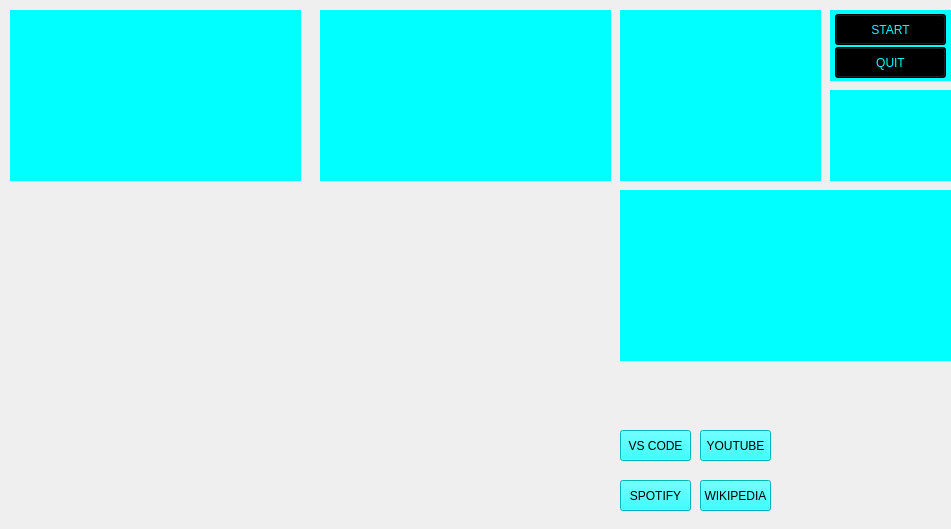
<?xml version="1.0" encoding="UTF-8"?>
<ui version="4.0">
 <class>JarvisUi</class>
 <widget class="QMainWindow" name="JarvisUi">
  <property name="geometry">
   <rect>
    <x>0</x>
    <y>0</y>
    <width>951</width>
    <height>529</height>
   </rect>
  </property>
  <property name="windowTitle">
   <string>MainWindow</string>
  </property>
  <widget class="QWidget" name="centralwidget">
   <widget class="QLabel" name="Bg_1">
    <property name="geometry">
     <rect>
      <x>-10</x>
      <y>-70</y>
      <width>1181</width>
      <height>801</height>
     </rect>
    </property>
    <property name="text">
     <string/>
    </property>
    <property name="pixmap">
     <pixmap>G.U.I Material/B.G/Black_Template.jpg</pixmap>
    </property>
    <property name="scaledContents">
     <bool>true</bool>
    </property>
   </widget>
   <widget class="QLabel" name="Bg_2">
    <property name="geometry">
     <rect>
      <x>10</x>
      <y>10</y>
      <width>291</width>
      <height>171</height>
     </rect>
    </property>
    <property name="styleSheet">
     <string notr="true">background-color: rgb(0, 255, 255);</string>
    </property>
    <property name="text">
     <string/>
    </property>
   </widget>
   <widget class="QLabel" name="Bg_3">
    <property name="geometry">
     <rect>
      <x>320</x>
      <y>10</y>
      <width>291</width>
      <height>171</height>
     </rect>
    </property>
    <property name="styleSheet">
     <string notr="true">background-color: rgb(0, 255, 255);</string>
    </property>
    <property name="text">
     <string/>
    </property>
   </widget>
   <widget class="QLabel" name="Gif_1">
    <property name="geometry">
     <rect>
      <x>20</x>
      <y>20</y>
      <width>271</width>
      <height>151</height>
     </rect>
    </property>
    <property name="text">
     <string/>
    </property>
    <property name="pixmap">
     <pixmap>G.U.I Material/ExtraGui/Health_Template.gif</pixmap>
    </property>
    <property name="scaledContents">
     <bool>true</bool>
    </property>
   </widget>
   <widget class="QLabel" name="Gif_2">
    <property name="geometry">
     <rect>
      <x>330</x>
      <y>20</y>
      <width>271</width>
      <height>151</height>
     </rect>
    </property>
    <property name="text">
     <string/>
    </property>
    <property name="pixmap">
     <pixmap>G.U.I Material/ExtraGui/Hero_Template.gif</pixmap>
    </property>
    <property name="scaledContents">
     <bool>true</bool>
    </property>
   </widget>
   <widget class="QLabel" name="Bg_4">
    <property name="geometry">
     <rect>
      <x>620</x>
      <y>10</y>
      <width>201</width>
      <height>171</height>
     </rect>
    </property>
    <property name="styleSheet">
     <string notr="true">background-color: rgb(0, 255, 255);</string>
    </property>
    <property name="text">
     <string/>
    </property>
   </widget>
   <widget class="QLabel" name="Gif_3">
    <property name="geometry">
     <rect>
      <x>630</x>
      <y>20</y>
      <width>181</width>
      <height>151</height>
     </rect>
    </property>
    <property name="text">
     <string/>
    </property>
    <property name="pixmap">
     <pixmap>G.U.I Material/ExtraGui/Earth.gif</pixmap>
    </property>
    <property name="scaledContents">
     <bool>true</bool>
    </property>
   </widget>
   <widget class="QLabel" name="Bg_5">
    <property name="geometry">
     <rect>
      <x>830</x>
      <y>10</y>
      <width>121</width>
      <height>71</height>
     </rect>
    </property>
    <property name="styleSheet">
     <string notr="true">background-color: rgb(0, 255, 255);</string>
    </property>
    <property name="text">
     <string/>
    </property>
   </widget>
   <widget class="QPushButton" name="Start">
    <property name="geometry">
     <rect>
      <x>835</x>
      <y>14</y>
      <width>111</width>
      <height>31</height>
     </rect>
    </property>
    <property name="styleSheet">
     <string notr="true">background-color: rgb(0, 0, 0);
font: 75 12pt &quot;DS-Digital&quot;;
color: rgb(0, 255, 255);</string>
    </property>
    <property name="text">
     <string>START</string>
    </property>
   </widget>
   <widget class="QPushButton" name="Quit">
    <property name="geometry">
     <rect>
      <x>835</x>
      <y>47</y>
      <width>111</width>
      <height>31</height>
     </rect>
    </property>
    <property name="styleSheet">
     <string notr="true">background-color: rgb(0, 0, 0);
font: 75 12pt &quot;DS-Digital&quot;;
color: rgb(0, 255, 255);</string>
    </property>
    <property name="text">
     <string>QUIT</string>
    </property>
   </widget>
   <widget class="QLabel" name="Date">
    <property name="geometry">
     <rect>
      <x>800</x>
      <y>370</y>
      <width>151</width>
      <height>41</height>
     </rect>
    </property>
    <property name="text">
     <string/>
    </property>
    <property name="pixmap">
     <pixmap>G.U.I Material/B.G/gggf.jpg</pixmap>
    </property>
    <property name="scaledContents">
     <bool>true</bool>
    </property>
   </widget>
   <widget class="QLabel" name="Day">
    <property name="geometry">
     <rect>
      <x>800</x>
      <y>420</y>
      <width>151</width>
      <height>41</height>
     </rect>
    </property>
    <property name="text">
     <string/>
    </property>
    <property name="pixmap">
     <pixmap>G.U.I Material/B.G/gggf.jpg</pixmap>
    </property>
    <property name="scaledContents">
     <bool>true</bool>
    </property>
   </widget>
   <widget class="QLabel" name="Time">
    <property name="geometry">
     <rect>
      <x>800</x>
      <y>470</y>
      <width>151</width>
      <height>41</height>
     </rect>
    </property>
    <property name="text">
     <string/>
    </property>
    <property name="pixmap">
     <pixmap>G.U.I Material/B.G/gggf.jpg</pixmap>
    </property>
    <property name="scaledContents">
     <bool>true</bool>
    </property>
   </widget>
   <widget class="QLabel" name="Bg_7">
    <property name="geometry">
     <rect>
      <x>620</x>
      <y>190</y>
      <width>331</width>
      <height>171</height>
     </rect>
    </property>
    <property name="styleSheet">
     <string notr="true">background-color: rgb(0, 255, 255);</string>
    </property>
    <property name="text">
     <string/>
    </property>
    <property name="scaledContents">
     <bool>false</bool>
    </property>
   </widget>
   <widget class="QLabel" name="Gif_5">
    <property name="geometry">
     <rect>
      <x>630</x>
      <y>200</y>
      <width>311</width>
      <height>151</height>
     </rect>
    </property>
    <property name="text">
     <string/>
    </property>
    <property name="pixmap">
     <pixmap>G.U.I Material/ExtraGui/Code_Template.gif</pixmap>
    </property>
    <property name="scaledContents">
     <bool>true</bool>
    </property>
   </widget>
   <widget class="QLabel" name="Bg_6">
    <property name="geometry">
     <rect>
      <x>830</x>
      <y>90</y>
      <width>121</width>
      <height>91</height>
     </rect>
    </property>
    <property name="styleSheet">
     <string notr="true">background-color: rgb(0, 255, 255);</string>
    </property>
    <property name="text">
     <string/>
    </property>
   </widget>
   <widget class="QLabel" name="Gif_4">
    <property name="geometry">
     <rect>
      <x>840</x>
      <y>100</y>
      <width>101</width>
      <height>71</height>
     </rect>
    </property>
    <property name="text">
     <string/>
    </property>
    <property name="pixmap">
     <pixmap>G.U.I Material/ExtraGui/live.gif</pixmap>
    </property>
    <property name="scaledContents">
     <bool>true</bool>
    </property>
   </widget>
   <widget class="QTextBrowser" name="Date_text">
    <property name="geometry">
     <rect>
      <x>800</x>
      <y>370</y>
      <width>151</width>
      <height>41</height>
     </rect>
    </property>
    <property name="styleSheet">
     <string notr="true">background-color: transparent;
border-radius: none;</string>
    </property>
   </widget>
   <widget class="QTextBrowser" name="Day_text">
    <property name="geometry">
     <rect>
      <x>800</x>
      <y>420</y>
      <width>151</width>
      <height>41</height>
     </rect>
    </property>
    <property name="styleSheet">
     <string notr="true">background-color: transparent;
border-radius: none;</string>
    </property>
   </widget>
   <widget class="QTextBrowser" name="Time_text">
    <property name="geometry">
     <rect>
      <x>800</x>
      <y>470</y>
      <width>151</width>
      <height>41</height>
     </rect>
    </property>
    <property name="styleSheet">
     <string notr="true">background-color: transparent;
border-radius: none;</string>
    </property>
   </widget>
   <widget class="QLabel" name="Temp">
    <property name="geometry">
     <rect>
      <x>615</x>
      <y>371</y>
      <width>151</width>
      <height>41</height>
     </rect>
    </property>
    <property name="text">
     <string/>
    </property>
    <property name="pixmap">
     <pixmap>G.U.I Material/B.G/gggf.jpg</pixmap>
    </property>
    <property name="scaledContents">
     <bool>true</bool>
    </property>
   </widget>
   <widget class="QTextBrowser" name="Temp_text">
    <property name="geometry">
     <rect>
      <x>620</x>
      <y>370</y>
      <width>141</width>
      <height>41</height>
     </rect>
    </property>
    <property name="styleSheet">
     <string notr="true">background-color: transparent;
border-radius: none;</string>
    </property>
   </widget>
   <widget class="QPushButton" name="Vscode">
    <property name="geometry">
     <rect>
      <x>620</x>
      <y>430</y>
      <width>71</width>
      <height>31</height>
     </rect>
    </property>
    <property name="styleSheet">
     <string notr="true">background-color: rgb(0, 255, 255);
font: 75 12pt &quot;DS-Digital&quot;;</string>
    </property>
    <property name="text">
     <string>VS CODE</string>
    </property>
   </widget>
   <widget class="QPushButton" name="Youtube">
    <property name="geometry">
     <rect>
      <x>700</x>
      <y>430</y>
      <width>71</width>
      <height>31</height>
     </rect>
    </property>
    <property name="styleSheet">
     <string notr="true">background-color: rgb(0, 255, 255);
font: 75 12pt &quot;DS-Digital&quot;;</string>
    </property>
    <property name="text">
     <string>YOUTUBE</string>
    </property>
   </widget>
   <widget class="QPushButton" name="Spotify">
    <property name="geometry">
     <rect>
      <x>620</x>
      <y>480</y>
      <width>71</width>
      <height>31</height>
     </rect>
    </property>
    <property name="styleSheet">
     <string notr="true">background-color: rgb(0, 255, 255);
font: 75 12pt &quot;DS-Digital&quot;;</string>
    </property>
    <property name="text">
     <string>SPOTIFY</string>
    </property>
   </widget>
   <widget class="QPushButton" name="Wikipedia">
    <property name="geometry">
     <rect>
      <x>700</x>
      <y>480</y>
      <width>71</width>
      <height>31</height>
     </rect>
    </property>
    <property name="styleSheet">
     <string notr="true">background-color: rgb(0, 255, 255);
font: 75 12pt &quot;DS-Digital&quot;;</string>
    </property>
    <property name="text">
     <string>WIKIPEDIA</string>
    </property>
   </widget>
   <widget class="QLabel" name="Gif_6">
    <property name="geometry">
     <rect>
      <x>-10</x>
      <y>180</y>
      <width>321</width>
      <height>241</height>
     </rect>
    </property>
    <property name="text">
     <string/>
    </property>
    <property name="pixmap">
     <pixmap>G.U.I Material/VoiceReg/Ntuks.gif</pixmap>
    </property>
    <property name="scaledContents">
     <bool>true</bool>
    </property>
   </widget>
   <widget class="QLabel" name="Gif_7">
    <property name="geometry">
     <rect>
      <x>10</x>
      <y>380</y>
      <width>281</width>
      <height>151</height>
     </rect>
    </property>
    <property name="text">
     <string/>
    </property>
    <property name="pixmap">
     <pixmap>G.U.I Material/ExtraGui/initial.gif</pixmap>
    </property>
    <property name="scaledContents">
     <bool>true</bool>
    </property>
   </widget>
   <widget class="QLabel" name="Gif_8">
    <property name="geometry">
     <rect>
      <x>290</x>
      <y>330</y>
      <width>321</width>
      <height>191</height>
     </rect>
    </property>
    <property name="styleSheet">
     <string notr="true">border-radius: none
</string>
    </property>
    <property name="text">
     <string/>
    </property>
    <property name="pixmap">
     <pixmap>G.U.I Material/ExtraGui/B.G_Template_1.gif</pixmap>
    </property>
    <property name="scaledContents">
     <bool>true</bool>
    </property>
   </widget>
   <widget class="QLabel" name="Gif_9">
    <property name="geometry">
     <rect>
      <x>290</x>
      <y>180</y>
      <width>321</width>
      <height>151</height>
     </rect>
    </property>
    <property name="text">
     <string/>
    </property>
    <property name="pixmap">
     <pixmap>G.U.I Material/ExtraGui/Jarvis_Gui (2).gif</pixmap>
    </property>
    <property name="scaledContents">
     <bool>true</bool>
    </property>
   </widget>
   <zorder>Bg_1</zorder>
   <zorder>Bg_2</zorder>
   <zorder>Bg_3</zorder>
   <zorder>Gif_2</zorder>
   <zorder>Bg_4</zorder>
   <zorder>Gif_3</zorder>
   <zorder>Bg_5</zorder>
   <zorder>Start</zorder>
   <zorder>Quit</zorder>
   <zorder>Date</zorder>
   <zorder>Day</zorder>
   <zorder>Time</zorder>
   <zorder>Bg_7</zorder>
   <zorder>Gif_5</zorder>
   <zorder>Bg_6</zorder>
   <zorder>Gif_4</zorder>
   <zorder>Date_text</zorder>
   <zorder>Day_text</zorder>
   <zorder>Time_text</zorder>
   <zorder>Temp</zorder>
   <zorder>Temp_text</zorder>
   <zorder>Vscode</zorder>
   <zorder>Youtube</zorder>
   <zorder>Spotify</zorder>
   <zorder>Wikipedia</zorder>
   <zorder>Gif_6</zorder>
   <zorder>Gif_1</zorder>
   <zorder>Gif_7</zorder>
   <zorder>Gif_8</zorder>
   <zorder>Gif_9</zorder>
  </widget>
 </widget>
 <resources/>
 <connections/>
</ui>
